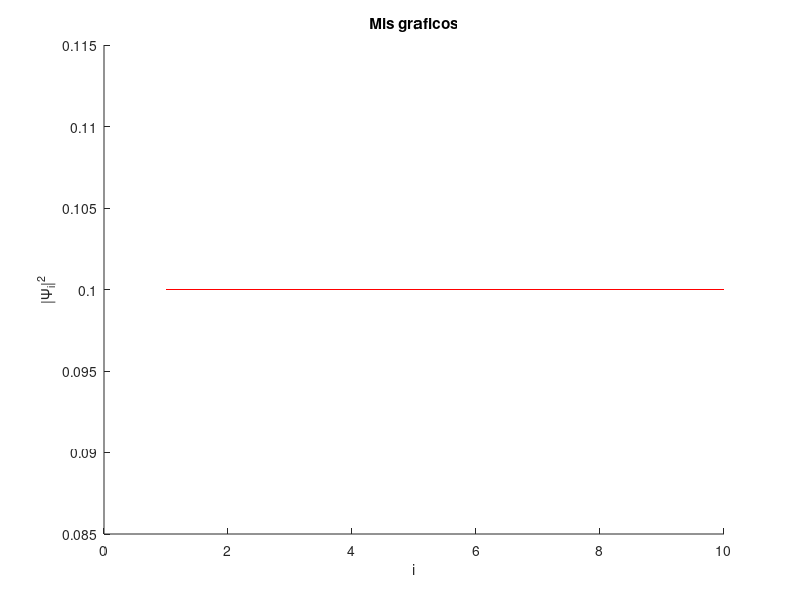

Recreate this plot in MATLAB.
clear all;
n=10;
phi=pi/5;
beta=610/n;

A=2;

M=zeros(n,n);
for i=1:n
for j=1:n

if(i==j) 
M(i,j)=A*cos(2*pi*beta*i +phi);
end

if(i==j+1 || i==j-1)
M(i,j)=-1;
end

if(i==n && j==1 || j==n && i==1)
M(i, j)=-1;
end

end
end
[V, D] =eig(M); 
Y=V(:,1).^2;
X=1:n;
hold on
plot(X, Y,'r');
title('Mis graficos');
xlabel('i');
ylabel('|{\Psi}_{i}|^{2}');
